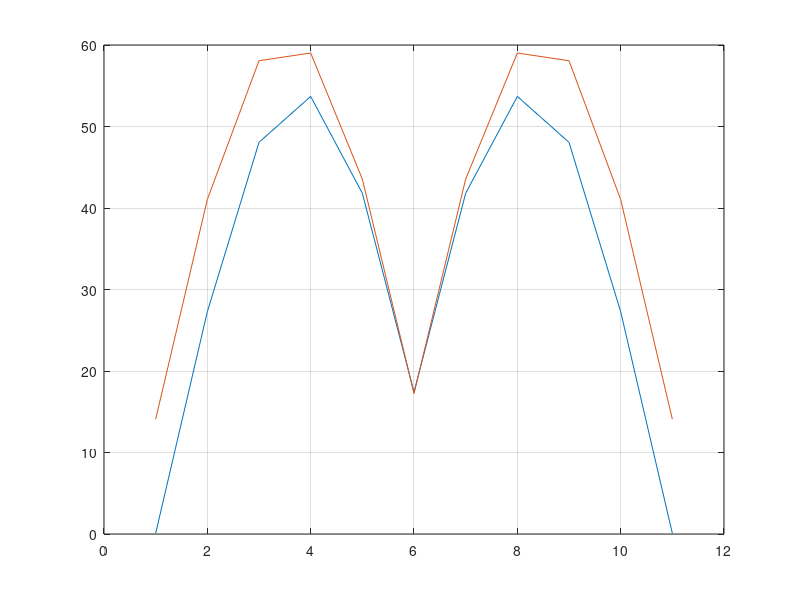

MATLAB code for this plot:
function [percent_curve_rise, percent_curve_fall] = ...
    murf_get_pot_pos_value()

    max_pot_pos = 10;
    
    percent_curve_rise = zeros(1, max_pot_pos);
    percent_curve_fall = zeros(1, max_pot_pos);
    
    for counter = 0:max_pot_pos
        if counter <= (max_pot_pos / 2)
            [r, f] = get_pot_pos_value(counter);
        else
            [r, f] = get_pot_pos_value(max_pot_pos - counter);
        end
        
        percent_curve_rise(counter + 1) = r;
        percent_curve_fall(counter + 1) = f;

    end
    
    plot(percent_curve_rise);
    hold on;
    plot(percent_curve_fall);
    hold off;
    grid;
    
function [rise_percent, fall_percent] = get_pot_pos_value(pot_pos)
    start1 = 5;
    start2 = 4.7;
    dip1 = 1.7; % 2.2
    dip2 = 1.65; % 2.2
    inc_factor1 = 12;
    inc_factor2 = 13.5;
    max_elements = 10;
   
    interval = (start1 - dip1) / (max_elements / 2.0);
    interval2 = (start2 - dip2) / (max_elements / 2.0);
    
    if pot_pos <= 5
        rise_percent = 1 - cos(start1 - (interval * pot_pos)) * 3.5 %4;
    else
        rise_percent = 1 - cos(dip1 + (interval * pot_pos)) * 3.5 %4;
    end

    if pot_pos <= 5 
        fall_percent = 1 - cos(start2 - (interval2 * pot_pos)) * 3.5; %4
    else
        fall_percent = 1 - cos(dip2 + (interval2 * pot_pos)) * 3.5; %4;
    end

    rise_percent = rise_percent * inc_factor1;
    fall_percent = fall_percent * inc_factor2;
    
    if rise_percent < 0
        rise_percent = 0;
    end
    
    if fall_percent < 0
        fall_percent = 0;
    end
    
    fprintf('Rise: %f, Fall %f\n', rise_percent, fall_percent);